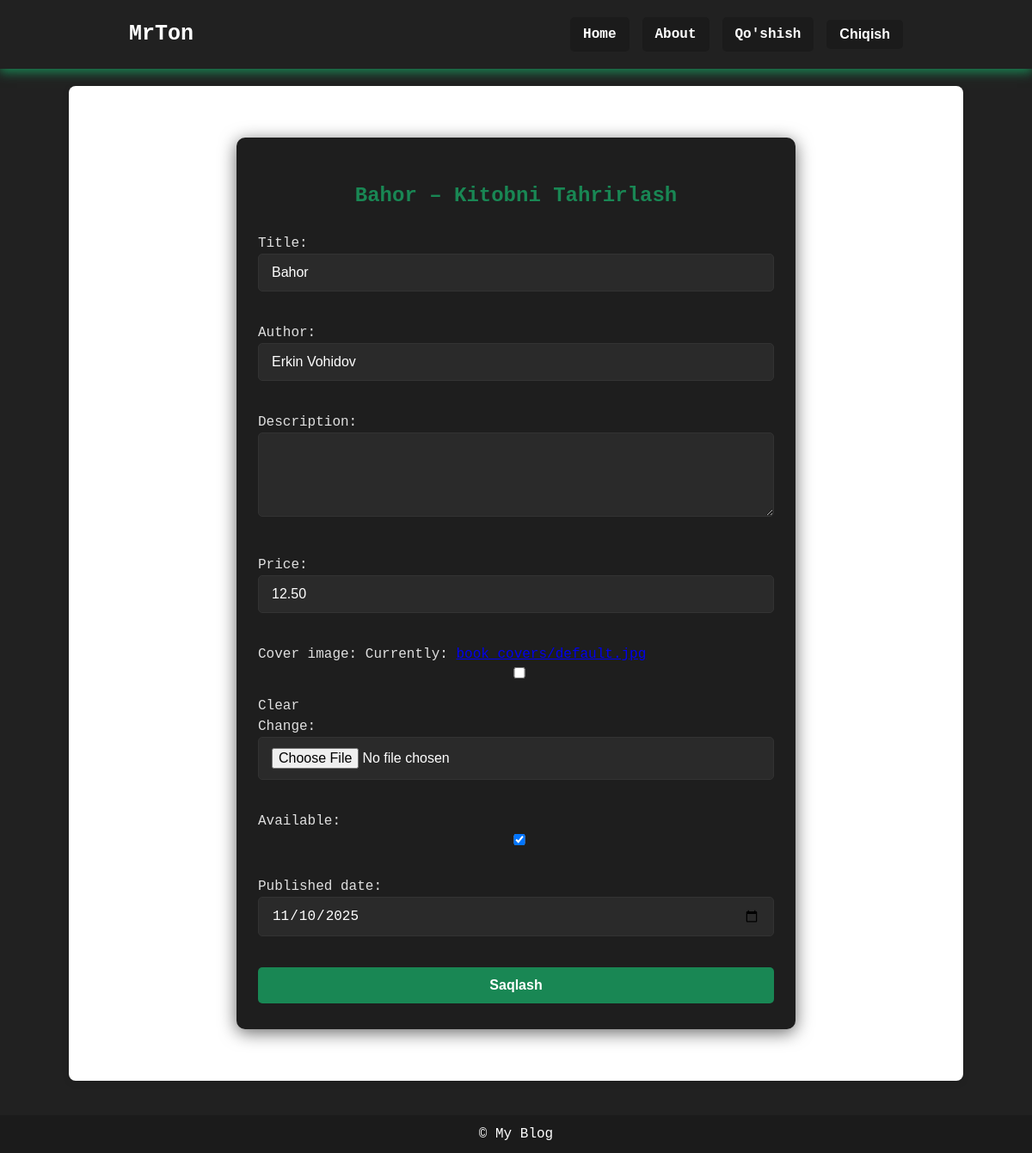
The app's page /book/20/edit/ (signed in) with its own data.
### book/models.py (models this page shows, shortened)
class Book(models.Model):
    title = models.CharField(max_length=200)
    author = models.CharField(max_length=100)
    price = models.DecimalField(max_digits=8, decimal_places=2)
    published_date = models.DateField(default=now)
    available = models.BooleanField(default=True)
    description = models.TextField(blank=True)
    cover_image = models.ImageField(
        upload_to='book_covers/',  # rasm saqlanadigan papka
        blank=True,
        null=True,
        default='book_covers/default.jpg'  # default rasm
    )

### book/views.py (the view)
# urls.py: path('book/<int:pk>/edit/', views.book_edit, name='book_edit'),
@login_required
def book_edit(request, pk):
    book = get_object_or_404(Book, pk=pk)
    if request.method == "POST":
        form = BookForm(request.POST, request.FILES, instance=book)
        if form.is_valid():
            form.save()
            return redirect('home')
    else:
        form = BookForm(instance=book)
    return render(request, "book_edit.html", {
        "form": form,
        "book": book,
        "title": "Kitobni Tahrirlash"
    })

### book/forms.py
class BookForm(forms.ModelForm):
    class Meta:
        model = Book
        fields = ['title', 'author', 'description', 'price', 'cover_image', 'available', 'published_date']
        widgets = {
            'published_date': forms.DateInput(attrs={'type': 'date'}),
            'description': forms.Textarea(attrs={'rows':4}),
        }

### book/templates/book_edit.html (shortened to what this page needs)
{% extends 'base.html' %}
{% load static %}
{% block content %}
<link rel="stylesheet" href="{% static 'css/book/book_edit.css' %}">
<div class="form-container">
    <h2>{{ book.title }} – Kitobni Tahrirlash</h2>
    <form method="POST" enctype="multipart/form-data">
        {{ form.as_p }}
        <button type="submit" class="btn-submit">Saqlash</button>
    </form>
</div>
{% endblock %}

### static/css/base.css (style rules this page uses)
body { font-family: 'Fira Code', 'Courier New', Courier, monospace; font-size: 16px; line-height: 1.5; background-color: #212121; margin: 0; }

### static/css/book/book_edit.css (style rules this page uses)
.form-container { max-width: 600px; margin: 40px auto; padding: 30px 25px; background-color: #1e1e1e; color: #e0e0e0; border-radius: 10px; box-shadow: 0 4px 20px rgba(0,0,0,0.6); }
.form-container h2 { text-align: center; color: #198754; margin-bottom: 25px; }
.form-container input, .form-container textarea, .form-container select { width: 100%; padding: 12px 15px; margin-bottom: 20px; background: #2a2a2a; border: 1px solid #333; border-radius: 5px; color: #fff; font-size: 16px; box-sizing: border-box; }
.btn-submit { width: 100%; padding: 12px 15px; background-color: #198754; color: white; border: none; border-radius: 5px; cursor: pointer; font-weight: bold; font-size: 16px; transition: 0.3s; }

### records on screen
Book: title "Bahor", author "Erkin Vohidov", price "12.50", available "☑", published_date "11/10/2025"
